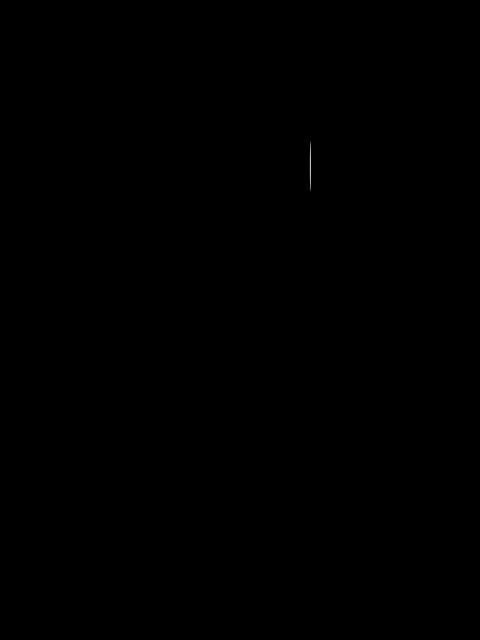
Frame 1 (no input)
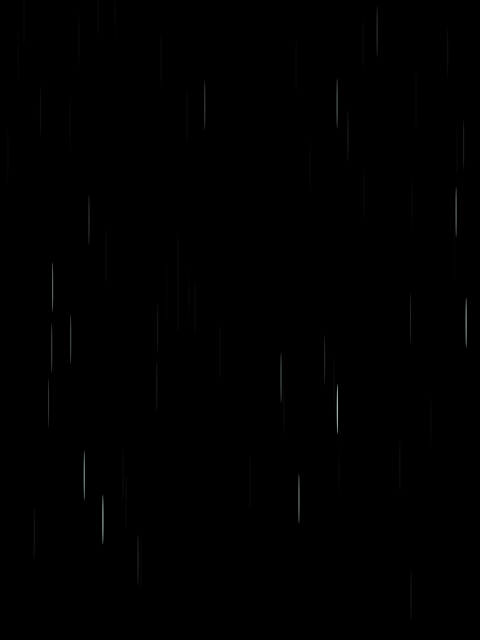
Frame 60 (the mouse pressed at the canvas centre just before this capture)
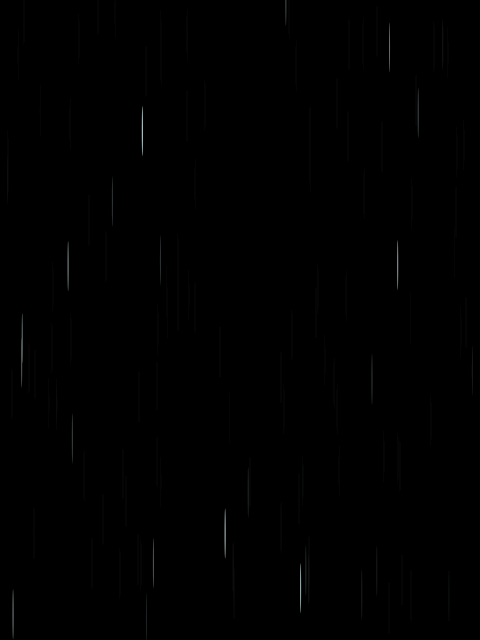
Frame 120 (the mouse held since frame 60 and released just before this capture)

The Processing sketch that drew these frames (run headless with seeded random() and noise(); from frame 60 on, the mouse is pressed at the canvas centre):

// Processing sketch: Rain_
// ── Rain_.pde
void setup() {
  //colour setup (H S B A 
  colorMode(HSB, 360, 100, 100, 100);
  
  //canvas size and colour
  background(0, 0, 0, 10);
  size(480, 640);
  
  //no border
  noStroke();
  
  //slow framerate
  frameRate(100);
}

void draw() {
  //draw semi transparent black rectangle
  fill(0, 50, 0, 10);
  rect(0, 0, width, height);
  
  //draw circles where mouse is 
  fill(180, 10, 90);
  ellipse(random(0, width), random(0, height), 1, 50);
}
